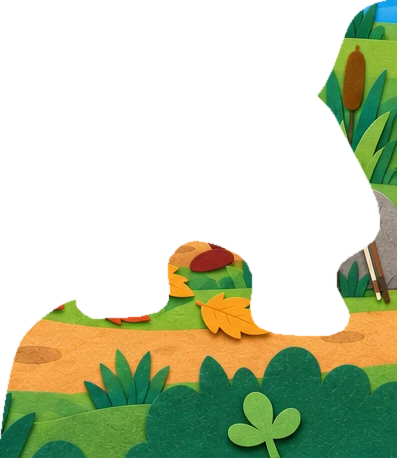
#> input picture assets/ui/pz_ant_grasshopper_bot_2.webp, 397 x 458 px, found by its file name
$ python -i post_puzzle.py   (imports and definitions only)
#> lines starting #> are read from the running program, lines starting #| are printed output that depends on the picture; after the words box and inside, x2 and y2 are one past the last pixel; in counts of white or black regions, pixels touching at a corner belong together
#!/usr/bin/env python3
"""퍼즐 조각 후처리 — 모양 조각 직소 (2026-10-28 사용자 결정, docs/PUZZLE_PLAN.md 맨 앞 절).
판(board) 그림은 한 장의 이어진 파노라마(동화 3편씩 1536×1024, assets/raw/puzzle_gpt/pano_<판>_<k>.png, 왼→오로 이어 붙임)다.
판 전체를 빈틈없이 조각으로 나누고, 모든 조각이 따로 떨어진다(빈 판 = 조각 자리 윤곽만 있는 판, 다 모으면 그림 한 장).
  · 물건 조각: 동화마다 2개, 겉모양이 그 동화의 물건·인물 모양(구름·강아지·자동차·유니콘 …). 얼굴이 잘려도 된다.
  · 자투리 조각: 물건 조각 사이를 모양 없는 큰 조각들로 나눈 것(매끈하게 굽은 경계).
  · 모든 조각은 한 장의 조각 번호 지도에서 나오므로 이웃 조각과 경계가 정확히 맞는다.
동화 1편 = 판의 한 칸(가로 512). 조각마다 무게중심이 든 칸의 동화에 속하고, 위·아래 묶음으로 나뉜다.
받는 순서: 처음 완주 = bot 묶음(아래, 주인공 모양 조각 + 둘레 자투리) · 두 번째 완주 = top 묶음(위, 하늘·소품 모양 조각 + 둘레 자투리).

  ※ 2026-10-31 사용자 결정으로 기본은 직소: 동화마다 위·아래 조각 2개, 판 테두리는 곧게, 안쪽 이음새에 둥근 꼭지(자투리 없음). 아래 물건 모양 방식은 --shapes
  ~/.venvs/paper-tale/bin/python tools/app/gen/post_puzzle.py original            # 판 하나 (조각 그림 + 배치 정보)
  ~/.venvs/paper-tale/bin/python tools/app/gen/post_puzzle.py                     # 모든 판 (파노라마 없는 판은 배치 정보에서 빈 칸)
  --preview <폴더>   미리보기 png 를 그 폴더에(기본 assets/raw/puzzle_gpt/)
  --seamsrc          이음매 작업표의 참고 그림만 다시 만든다(판 그림을 새로 뽑은 뒤 → run_simple.py pzseam … → 이 도구)

입력  tools/app/gen/puzzle_shapes.json   동화마다 {"top": 모양, "bot": 모양}. 모양 = 스프라이트 경로(알파 윤곽을 둥글게 다듬어 틀로 쓴다)
        또는 {"src": 경로, "flip": true|false, "cx": 칸 안 x, "cy": 판 y, "w": 가로} (cx·cy·w 를 빼면 칸 안에 가장 크게 자동 배치)
출력  assets/ui/pz_<동화id>_<top|bot>_<n>.webp   투명 조각 그림(n = 묶음 안 번호, 0 = 물건 조각)
      assets/ui/puzzle_layout.json   판별 동화 순서 · 동화마다 {top: [조각…], bot: [조각…]}, 조각 = {file|null, x, y, w, h, path, obj}
                                     (판 좌표 px, 칸 512, path = 상자 기준 SVG 경로, obj = 물건 모양 조각)
"""
import glob, json, os, sys
import cv2
import numpy as np
from PIL import Image, ImageFilter

G = os.path.abspath(os.path.join(os.path.dirname(__file__), '..', '..', '..'))
RAW = os.path.join(G, 'assets/raw/puzzle_gpt')
UI = os.path.join(G, 'assets/ui')
S = 512                             # 칸(동화 한 편) 가로
PER = 3                             # 파노라마 한 장 = 동화 3편
PW, PH = S * PER, S * 2
SPLIT = 430                         # 위 묶음 / 아래 묶음을 가르는 높이(자투리 조각의 무게중심 기준)
GAP = 14                            # 물건 조각과 판 가장자리 사이 최소 여백(그 사이는 자투리 조각이 된다)
SPILL = 56                          # 물건 조각이 이웃 칸으로 넘어갈 수 있는 폭(이웃 물건 조각과는 겹치지 않는다)
BOX = {'top': (GAP, GAP, S - GAP, SPLIT + 80), 'bot': (GAP // 2, SPLIT - 50, S - GAP // 2, PH - GAP)}   # 칸 안에서 물건 조각이 놓일 수 있는 범위 (x0,y0,x1,y1)
FILL_STEP = 320                     # 자투리 조각 크기(씨앗 간격 px)
SEAM_IN, SEAM_OUT = 60, 460         # 이음매 붙이기(tools/app/gen/jobs_pzseam.json): 이어 그린 그림은 이음매 양쪽 60px 안은 반드시, 460px 밖은 쓰지 않는다. 그 사이에서 두 그림이 가장 닮은 세로 길을 따라 바꾼다

ORDER = {                           # 판별 동화 순서 (docs/PUZZLE_PLAN.md 배치표, 끝에만 추가한다)
    'princess': ['cinderella', 'snow_white', 'little_mermaid', 'beauty_beast', 'princess_pea', 'rapunzel', 'frog_prince', 'sleeping_beauty'],
    'korean':   ['patjuk', 'sunmoon', 'kongjwi', 'heungbu', 'magpie', 'magic_jar', 'byeoljubu'],
    'aesop':    ['frog', 'rabbit', 'sun_wind', 'lion_mouse', 'fox_crane', 'ant_grasshopper'],
    'world':    ['turnip', 'goldilocks', 'bremen', 'ugly_duckling', 'three_pigs', 'wolf_goats', 'hansel', 'red_hood'],
    'original': ['kkultteok', 'red_car', 'unicorn', 'witch_candy'],
}
# [1 line not run here, left out]

# [4 lines left out: function fnv, not called in this run]

def cutter(src, flip=False, R=600):
    """스프라이트 알파 → 아이 손에 맞는 둥근 틀(가는 다리·뿔 끝·털 결은 메우고 굴린다). 윤곽 점들(긴 변 1로 정규화), (가로, 세로) 비"""
#> called with flip = False, R = 600
    a = np.asarray(Image.open(os.path.join(G, src)).convert('RGBA'))[:, :, 3]
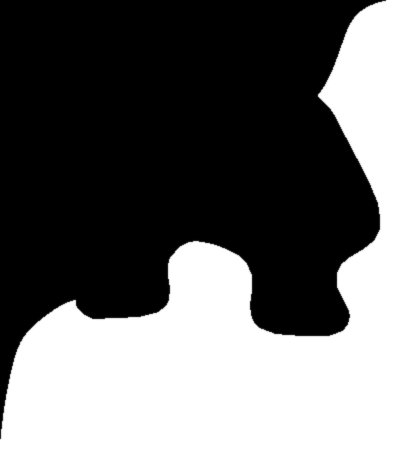
#> a: shape (458, 397); min 0, max 255, mean 103.2
    ys, xs = np.nonzero(a > 40); a = a[ys.min():ys.max() + 1, xs.min():xs.max() + 1]
    if flip: a = a[:, ::-1]
    s = R / max(a.shape); a = cv2.resize(np.ascontiguousarray(a), (round(a.shape[1] * s), round(a.shape[0] * s)), interpolation=cv2.INTER_AREA)
#> after `s = R / max(a.shape)`: s = 1.31
    m = np.pad((a > 60).astype(np.uint8) * 255, 70)
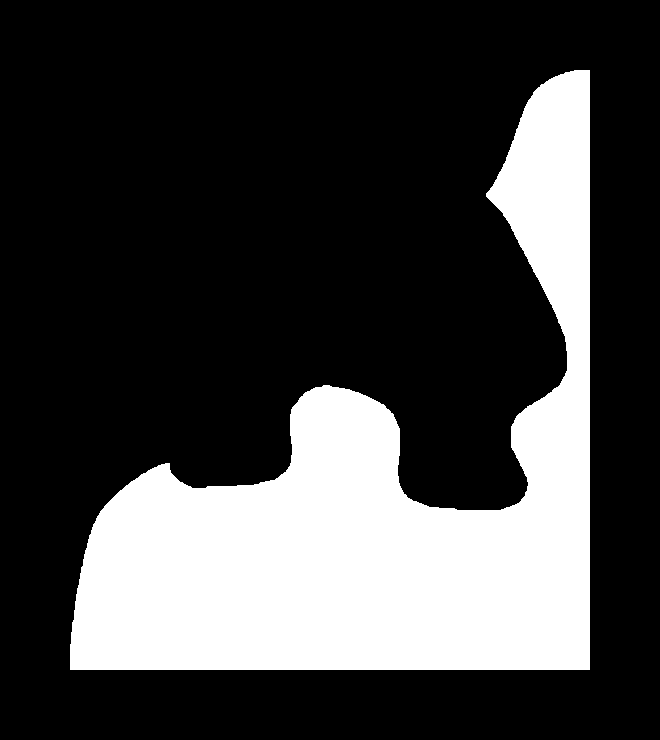
#> m: shape (740, 660); 26% white; 1 white region, box (x1, y1, x2, y2) and area: (70, 70, 590, 670) 126913
    k = lambda r: cv2.getStructuringElement(cv2.MORPH_ELLIPSE, (2 * r + 1, 2 * r + 1))
    m = cv2.dilate(m, k(9)); m = cv2.morphologyEx(m, cv2.MORPH_CLOSE, k(34)); m = cv2.morphologyEx(m, cv2.MORPH_OPEN, k(20))
#> after `m = cv2.dilate(m, k(9))`:
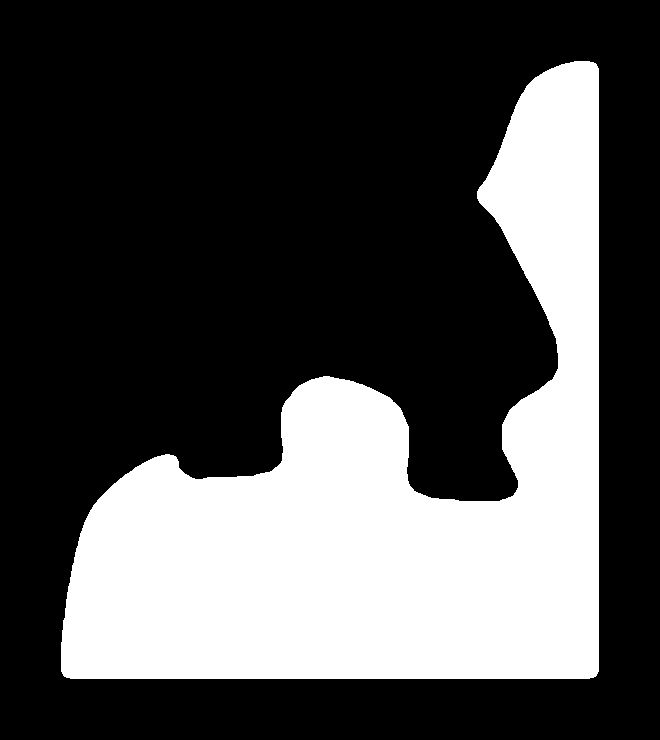
#> m: shape (740, 660); 30.5% white; 1 white region, box (x1, y1, x2, y2) and area: (61, 61, 599, 679) 149099
#> after `m = cv2.morphologyEx(m, cv2.MORPH_CLOSE, k(34))`:
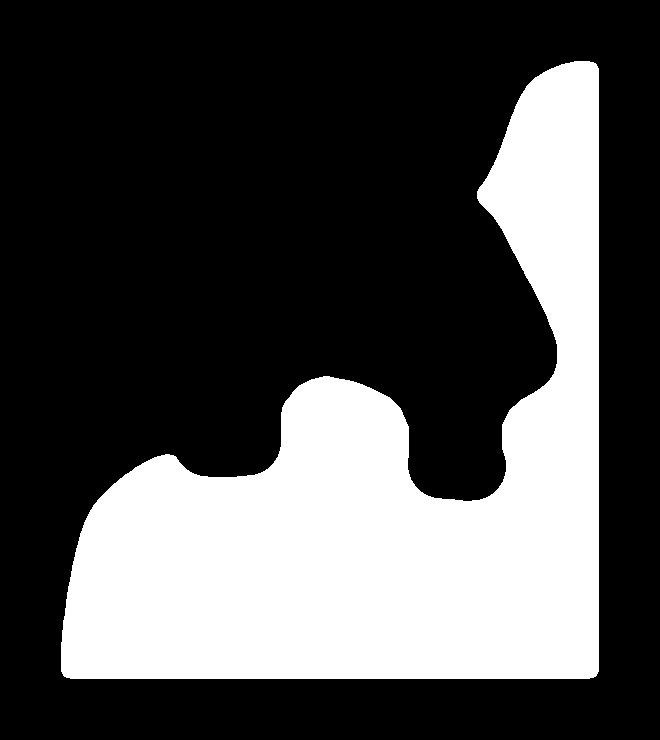
#> m: shape (740, 660); 30.7% white; 1 white region, box (x1, y1, x2, y2) and area: (61, 61, 599, 679) 150138
#> after `m = cv2.morphologyEx(m, cv2.MORPH_OPEN, k(20))`: m: shape (740, 660); 30.7% white; 1 white region, box (x1, y1, x2, y2) and area: (61, 61, 599, 679) 149824
    m = (cv2.GaussianBlur(m, (0, 0), 15) > 127).astype(np.uint8) * 255
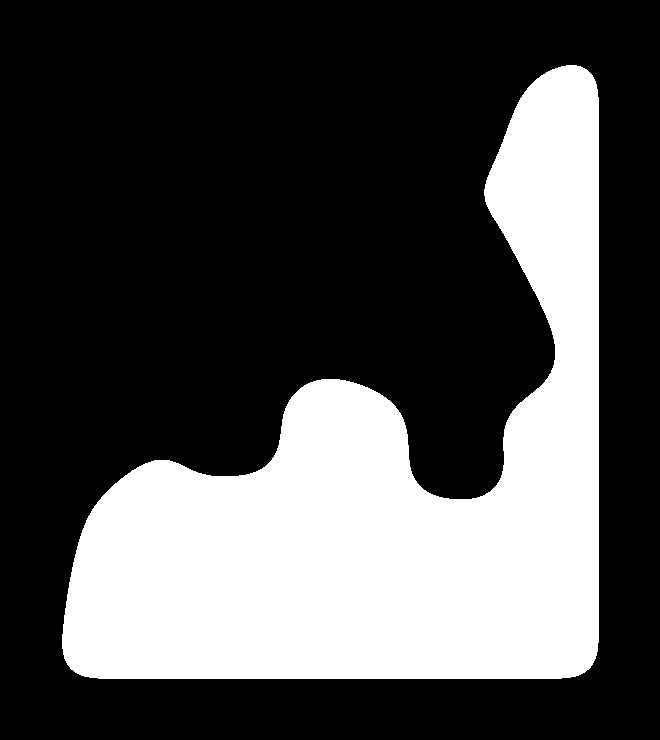
#> m: shape (740, 660); 30.5% white; 1 white region
    cs, _ = cv2.findContours(m, cv2.RETR_EXTERNAL, cv2.CHAIN_APPROX_NONE)
#> cs = 1 contour; box (x1, y1, x2, y2) and area: (62, 65, 599, 679) 147986
    c = cv2.approxPolyDP(max(cs, key=cv2.contourArea), 1.2, True)[:, 0, :].astype(float)
#> c = 68 pairs, first value 62 to 598, second value 65 to 678
    c -= c.min(0); L = c.max(0).max()
#> after `c -= c.min(0)`: c = 68 pairs, first value 0 to 536, second value 0 to 613
#> after `L = c.max(0).max()`: L = 613
    return c / L, c.max(0) / L

# [142 lines left out: functions place, partition, faces, jigsaw, seam_mask, not called in this run]

def load_pano(board, k):
    p = os.path.join(RAW, f'pano_{board}_{k}.png')
    return Image.open(p).convert('RGB').resize((PW, PH), Image.LANCZOS) if os.path.exists(p) else None

# [91 lines left out: functions run, seam_sources, not called in this run]

JIG = '--shapes' not in sys.argv                                         # 기본 = 직소 2조각(2026-10-31). --shapes 는 옛 물건 모양 + 자투리

# [15 lines left out: function main, not called in this run]

# [2 lines not run here, left out]

>>> result = cutter('../../../assets/ui/pz_ant_grasshopper_bot_2.webp')
#> result = 2 point arrays, longest 68 points

$ run again, on assets/ui/pz_fox_crane_bot_1.webp
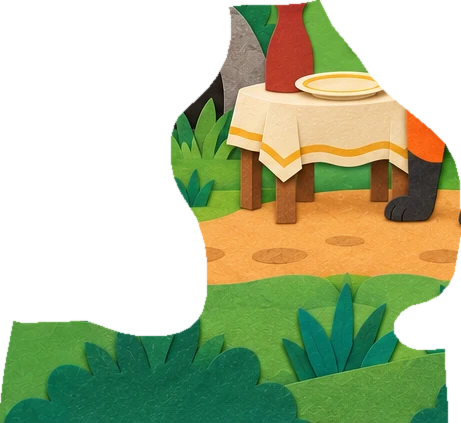
#> input picture assets/ui/pz_fox_crane_bot_1.webp, 461 x 423 px, found by its file name
#> in cutter, `m = np.pad((a > 60).astype(np.uint8) * 255, 70)`:
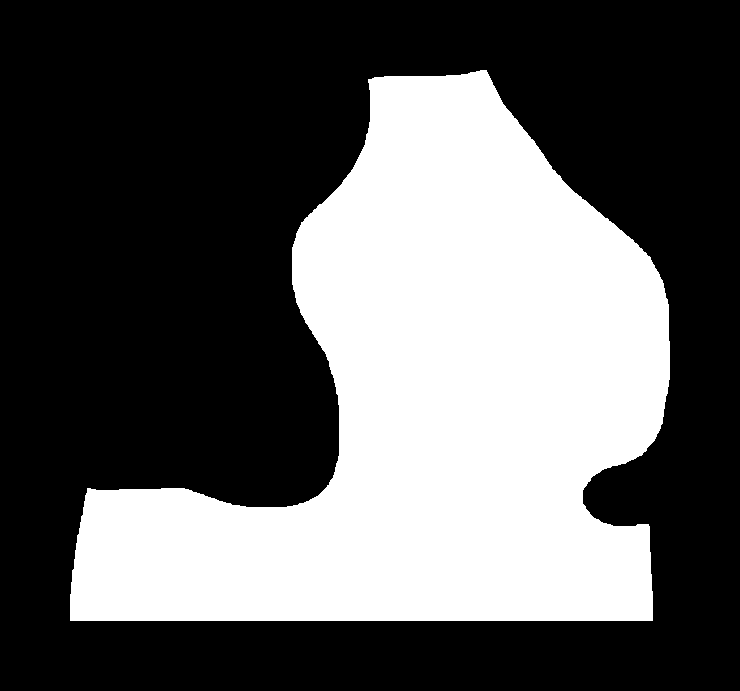
#> m: shape (691, 740); 37% white; 1 white region, box (x1, y1, x2, y2) and area: (70, 70, 670, 621) 189003
#> in cutter, `m = (cv2.GaussianBlur(m, (0, 0), 15) > 127).astype(np.uint8) * 255`:
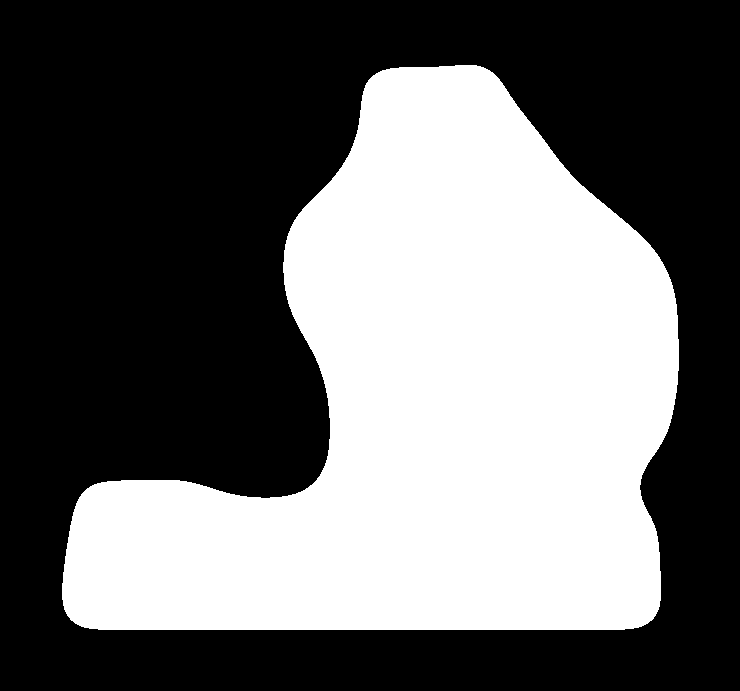
#> m: shape (691, 740); 41.2% white; 1 white region
#> cs = 1 contour; box (x1, y1, x2, y2) and area: (62, 65, 679, 630) 209429
#> in cutter, `c = cv2.approxPolyDP(max(cs, key=cv2.contourArea), 1.2, True)[:, 0, :]..`: c = 65 pairs, first value 62 to 678, second value 65 to 629
#> in cutter, `c -= c.min(0)`: c = 65 pairs, first value 0 to 616, second value 0 to 564
#> L = 616
#> result = 2 point arrays, longest 65 points

$ run again, on assets/ui/pz_frog_bot_1.webp
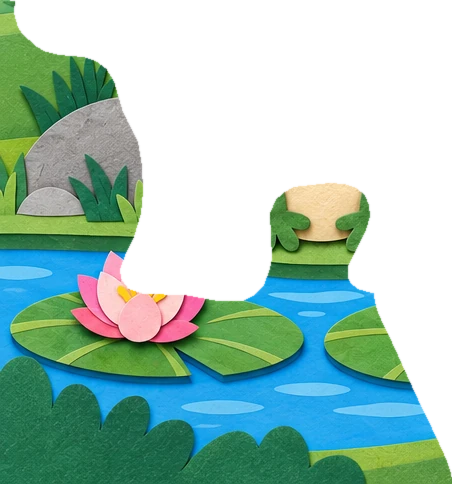
#> input picture assets/ui/pz_frog_bot_1.webp, 452 x 484 px, found by its file name
#> in cutter, `m = np.pad((a > 60).astype(np.uint8) * 255, 70)`:
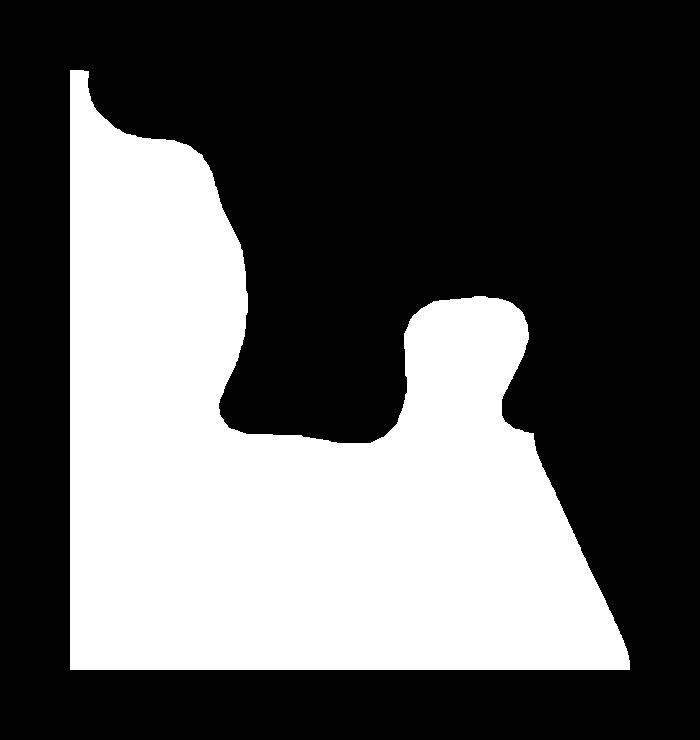
#> m: shape (740, 700); 35.6% white; 1 white region, box (x1, y1, x2, y2) and area: (70, 70, 630, 670) 184608
#> in cutter, `m = (cv2.GaussianBlur(m, (0, 0), 15) > 127).astype(np.uint8) * 255`:
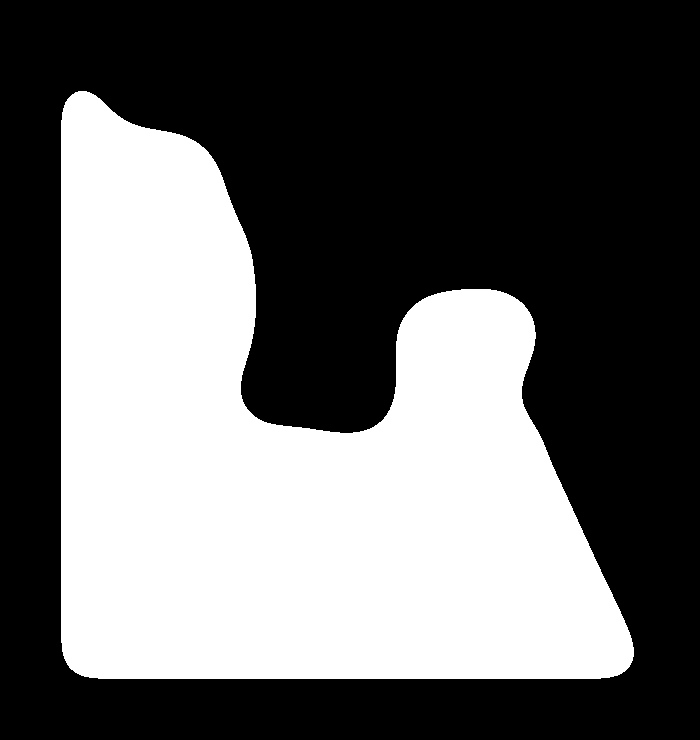
#> m: shape (740, 700); 39.7% white; 1 white region
#> cs = 1 contour; box (x1, y1, x2, y2) and area: (61, 91, 634, 679) 204768
#> in cutter, `c = cv2.approxPolyDP(max(cs, key=cv2.contourArea), 1.2, True)[:, 0, :]..`: c = 58 pairs, first value 61 to 633, second value 91 to 678
#> in cutter, `c -= c.min(0)`: c = 58 pairs, first value 0 to 572, second value 0 to 587
#> L = 587
#> result = 2 point arrays, longest 58 points

$ run again, on assets/ui/pz_frog_bot_2.webp
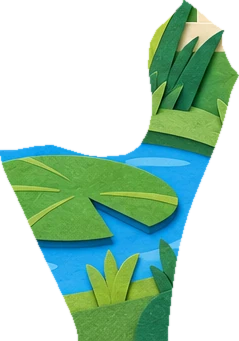
#> input picture assets/ui/pz_frog_bot_2.webp, 239 x 341 px, found by its file name
#> in cutter, `a = np.asarray(Image.open(os.path.join(G, src)).convert('RGBA'))[:, :,..`:
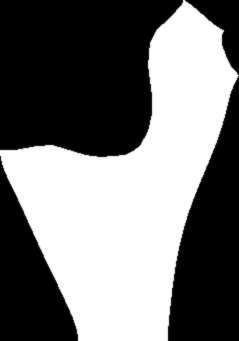
#> a: shape (341, 239); min 0, max 255, mean 117.7
#> in cutter, `m = (cv2.GaussianBlur(m, (0, 0), 15) > 127).astype(np.uint8) * 255`:
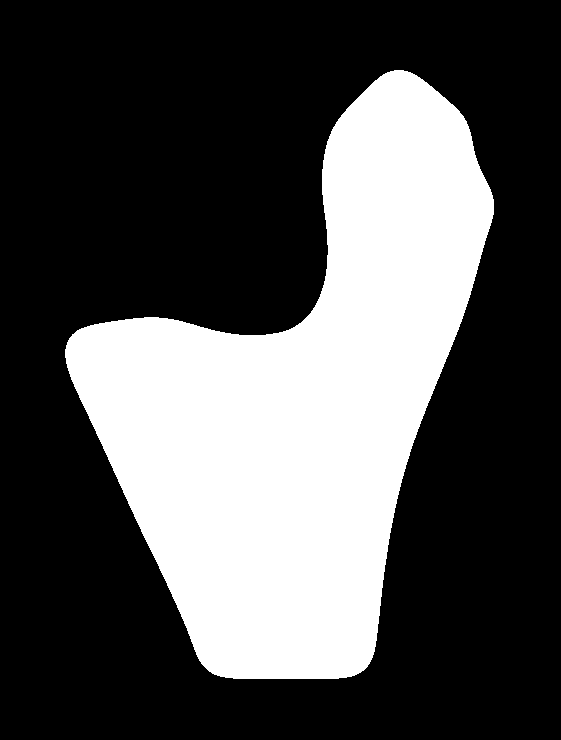
#> m: shape (740, 561); 32% white; 1 white region
#> cs = 1 contour; box (x1, y1, x2, y2) and area: (65, 70, 494, 679) 131844
#> in cutter, `c = cv2.approxPolyDP(max(cs, key=cv2.contourArea), 1.2, True)[:, 0, :]..`: c = 48 pairs, first value 65 to 493, second value 70 to 678
#> in cutter, `c -= c.min(0)`: c = 48 pairs, first value 0 to 428, second value 0 to 608
#> L = 608
#> result = 2 point arrays, longest 48 points
